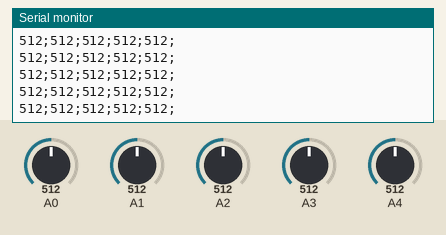
This sketch was run on a simulated Arduino Uno, built with avr-gcc and run on an emulated ATmega328P. Shown: the last lines printed to the serial monitor. The test bench sets the inputs (shaded band); at power-on: A0 = 512, A1 = 512, A2 = 512, A3 = 512, A4 = 512.

Above: at 1.2 s.
1.3 s: A0 set to 716
At 1.47 s:
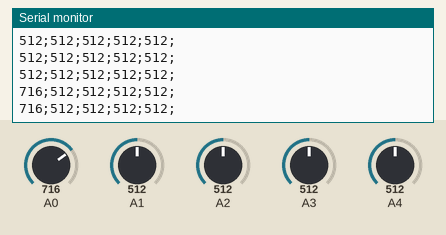
2.8 s: A1 set to 716
At 2.81 s:
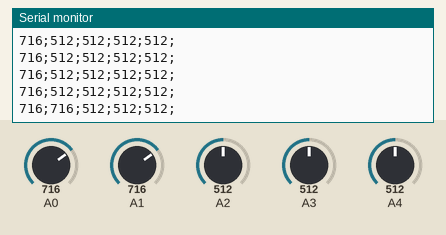
4.3 s: A2 set to 716
At 4.38 s:
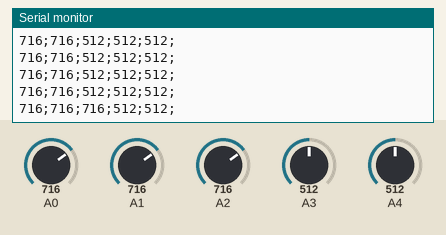
7.3 s: A3 set to 716
At 7.4 s:
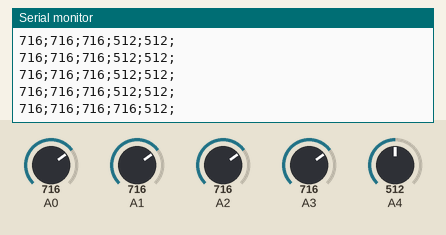
8.8 s: A4 set to 716
At 8.85 s:
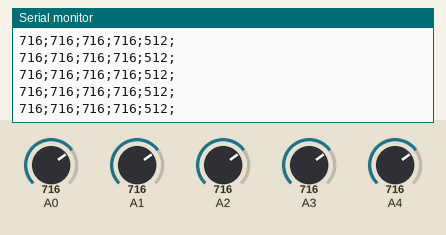
10.3 s: A0 set to 992
At 10.31 s:
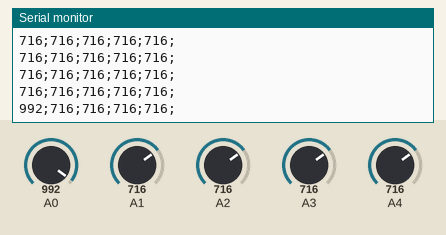
Timing chart, 0 to 12.8 s (numbered marks = the images above; inputs shaded):
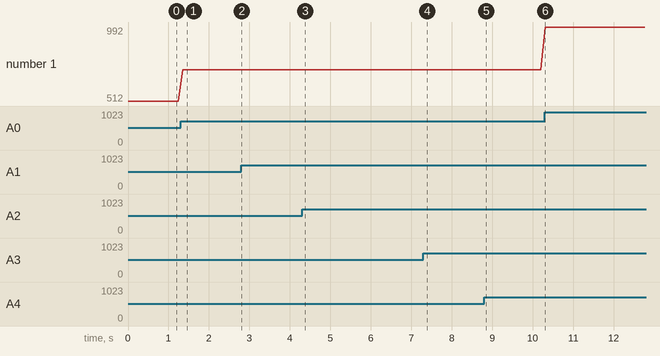

Measured:
- after the input at 1.3 s, the serial monitor: prints a new line after 0.05 s (image 1)
- after the input at 2.8 s, the serial monitor: prints a new line at once (image 2)
- after the input at 4.3 s, the serial monitor: prints a new line after 0.08 s (image 3)
- after the input at 7.3 s, the serial monitor: prints a new line after 0.10 s (image 4)
- after the input at 10.3 s, the serial monitor: prints a new line at once (image 6)
- plotted number 1: 512 → 716 after the input at 1.3 s, 716 → 992 after the input at 10.3 s

The sketch:

27.03.2018_5forcePressureSensors.ino
```cpp
// this code reads data from 5 froce pressure sensors and writes them to the serial port. Additionally it is possible to control a LED by writing to the serial port.

void setup() {
  Serial.begin(9600);
}

void loop() {  //Reading analog inputs from FSRs and sending them to Python
  analogRead(0);
  delay (2);
  int pressureValue0 = analogRead(0);

  analogRead(1); //trashanalogreadings due to impedance when Arduino switches to multiplexer readout.
  delay (2);     //Reading out each port twice reduces error that can occurr between the analog ports.
  int pressureValue1 = analogRead(1);

  analogRead(2);
  delay(2);
  int pressureValue2 = analogRead(2);

  analogRead(3);
  delay(2);
  int pressureValue3 = analogRead(3);

  analogRead(4);
  delay(2);
  int pressureValue4 = analogRead(4);

  Serial.print(pressureValue0);
  Serial.print(";");
  Serial.print(pressureValue1);
  Serial.print(";");
  Serial.print(pressureValue2);
  Serial.print(";");
  Serial.print(pressureValue3);
  Serial.print(";");
  Serial.print(pressureValue4);
  Serial.println(";");

  delay (100);
}
```
